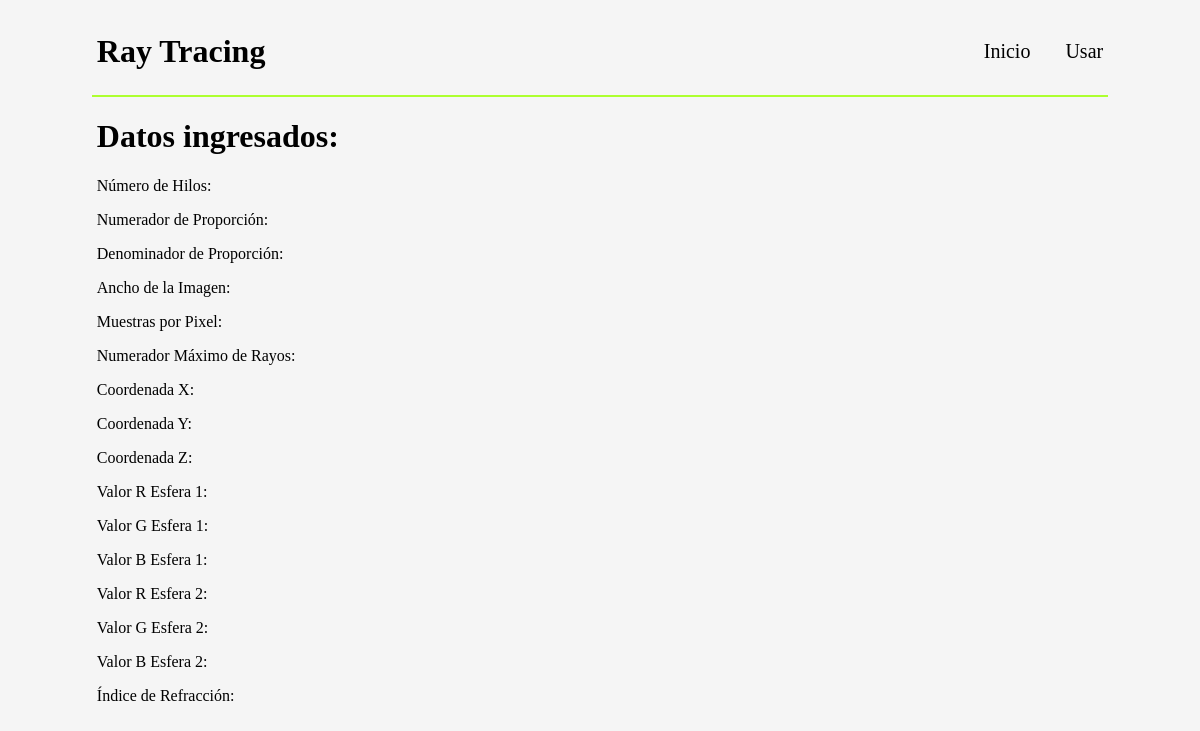
Page /ray_Tracer/resultado/ on the earlier database version.
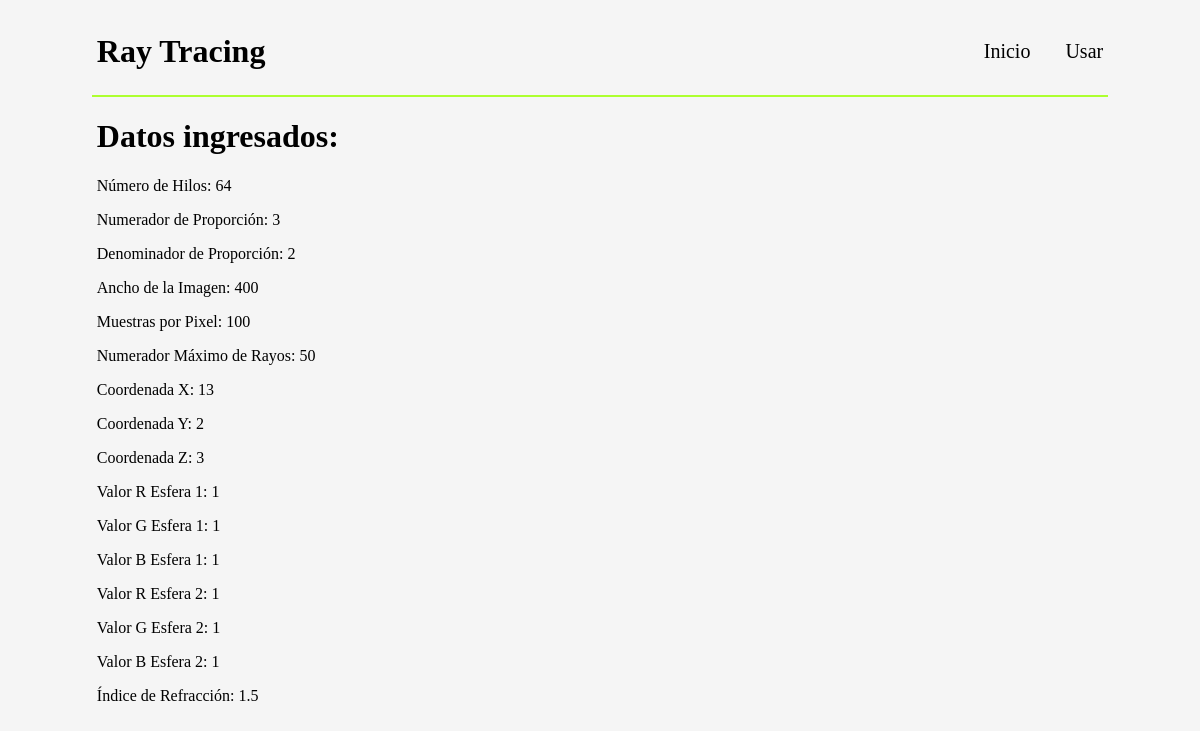
Same page on the later database version.
### rayTracer/models.py (models this page shows, shortened)
class RayTracerData(models.Model):
    numero_hilos = models.CharField(max_length=50)
    numerador_proporcion = models.CharField(max_length=50)
    denominador_proporcion = models.CharField(max_length=50)
    ancho_imagen = models.CharField(max_length=50)
    muestras_por_pixel = models.CharField(max_length=50)
    numerador_max_rayos = models.CharField(max_length=50)
    coordenada_x = models.CharField(max_length=50)
    coordenada_y = models.CharField(max_length=50)
    coordenada_z = models.CharField(max_length=50)
    valor_R_esfera1 = models.CharField(max_length=50)
    valor_G_esfera1 = models.CharField(max_length=50)
    valor_B_esfera1 = models.CharField(max_length=50)
    valor_R_esfera2 = models.CharField(max_length=50)
    valor_G_esfera2 = models.CharField(max_length=50)
    valor_B_esfera2 = models.CharField(max_length=50)
    indice_refraccion = models.CharField(max_length=50)

### rayTracer/views.py (the view)
# urls.py: path('resultado/',                      views.resultado, name="resultado"),
def resultado(request):
    ray_tracer_data = RayTracerData.objects.last()  # Obtener el último objeto guardado en la base de datos
    return render(request, 'resultado.html', {'ray_tracer_data': ray_tracer_data})

### rayTracer/templates/resultado.html
{% extends 'layouts/baseRT.html' %}
{% block contenidoRT %}
<div class="contenedor">
    <h1>Datos ingresados:</h1>
    <p>Número de Hilos: {{ ray_tracer_data.numero_hilos }}</p>
    <p>Numerador de Proporción: {{ ray_tracer_data.numerador_proporcion }}</p>
    <p>Denominador de Proporción: {{ ray_tracer_data.denominador_proporcion }}</p>
    <p>Ancho de la Imagen: {{ ray_tracer_data.ancho_imagen }}</p>
    <p>Muestras por Pixel: {{ ray_tracer_data.muestras_por_pixel }}</p>
    <p>Numerador Máximo de Rayos: {{ ray_tracer_data.numerador_max_rayos }}</p>
    <p>Coordenada X: {{ ray_tracer_data.coordenada_x }}</p>
    <p>Coordenada Y: {{ ray_tracer_data.coordenada_y }}</p>
    <p>Coordenada Z: {{ ray_tracer_data.coordenada_z }}</p>
    <p>Valor R Esfera 1: {{ ray_tracer_data.valor_R_esfera1 }}</p>
    <p>Valor G Esfera 1: {{ ray_tracer_data.valor_G_esfera1 }}</p>
    <p>Valor B Esfera 1: {{ ray_tracer_data.valor_B_esfera1 }}</p>
    <p>Valor R Esfera 2: {{ ray_tracer_data.valor_R_esfera2 }}</p>
    <p>Valor G Esfera 2: {{ ray_tracer_data.valor_G_esfera2 }}</p>
    <p>Valor B Esfera 2: {{ ray_tracer_data.valor_B_esfera2 }}</p>
    <p>Índice de Refracción: {{ ray_tracer_data.indice_refraccion }}</p>
</div>
{% endblock %}

### rayTracer/templates/layouts/baseRT.html (shortened to what this page needs)
{% load static %}
<!DOCTYPE html>
<html lang="en">
<head>
    <link rel="stylesheet" href="{% static 'style/estilos.css'%}">
</head>
<body>
    <div class="background">
        <div class="header contenedor">
            <div class="header__titulo-contenedor">
                <h1 class="header__titulo">Ray Tracing</h1>
            </div>
            <div class="header__navegacion">
                <nav class="navegacion">
                    <div class="navegacion__contenedor">
                        <a class="navegacion__link" href="{% url 'indexRT' %}">Inicio</a>
                    </div>
                    <div class="navegacion__contenedor">
                        <a class="navegacion__link" href="{% url 'programa'%}">Usar</a>
                    </div>
                </nav>
            </div>
        </div>
    </div>
    {% block contenidoRT %}
    {% endblock %}
</body>
</html>

### rayTracer/static/style/estilos.css (style rules this page uses)
body { background-color: whitesmoke; }
.contenedor { max-width: 1300px; width: 85%; margin: 0 auto; }
.header { display: flex; flex-direction: column; align-items: center; padding: 25px 5px 5px 5px; border-bottom: 2px solid greenyellow; }
@media (min-width: 768px) { .header { flex-direction: row; justify-content: space-between; padding: 25px 5px; } }
.header__titulo { margin: 0; }
.header__navegacion { margin: 20px; }
@media (min-width: 768px) { .header__navegacion { margin: 0; } }
.navegacion { display: flex; flex-direction: column; gap: 20px; }
@media (min-width: 768px) { .navegacion { flex-direction: row; gap: 35px; } }
.navegacion__link { text-decoration: none; color: black; font-size: 20px; }

Differences in the rows shown:
added RayTracerData: numero_hilos "64", numerador_proporcion "3", denominador_proporcion "2", ancho_imagen "400", muestras_por_pixel "100", numerador_max_rayos "50", coordenada_x "13", coordenada_y "2", coordenada_z "3", valor_R_esfera1 "1", valor_G_esfera1 "1", valor_B_esfera1 "1", valor_R_esfera2 "1", valor_G_esfera2 "1", valor_B_esfera2 "1", indice_refraccion "1.5"
